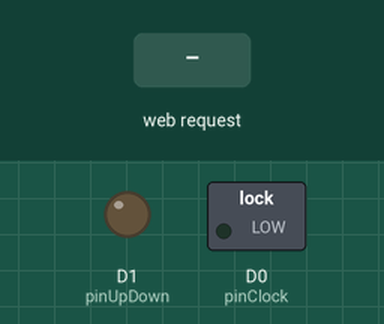
Bench run of a sketch on a simulated ESP8266 (NodeMCU). Shown: switched loads named in the sketch (green lamp = pin HIGH), output pins drawn as LEDs (lit = HIGH). Inputs (shaded band) come from the test bench. WiFi joins after 1.5 s; servers stay silent unless stated; what the sketch prints to the serial monitor is not drawn.

Above: at 2.7 s.
2.8 s: HTTP request GET /increase received
At 3.5 s:
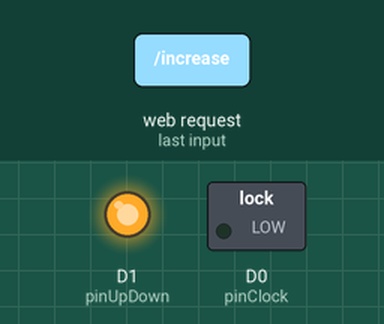
4.3 s: HTTP request GET /decrease received
At 5.8 s:
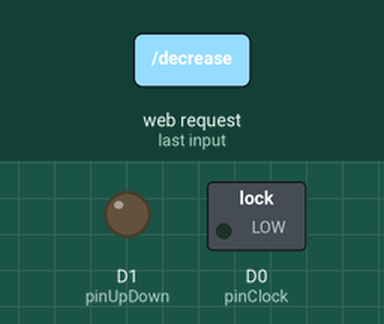
Timing chart, 0 to 7.3 s (numbered marks = the images above; inputs shaded):
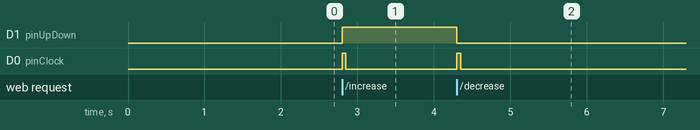

The sketch:

nodemcu.ino
```cpp
#include <ESP8266WiFi.h>
#include <WiFiServer.h>

#define pinClock D0
#define pinUpDown D1
#define pinReset D2

WiFiServer servidor(8080);
WiFiClient cliente;
int contagem = 0;

const char* ssid = "wifissid";
const char* password = "wifipassword";

void setup() {
  Serial.begin(9600);

  WiFi.mode(WIFI_STA);
  WiFi.begin(ssid, password);

  while (WiFi.status() != WL_CONNECTED) {
    delay(500);
    Serial.print(".");
  }

  Serial.println(WiFi.localIP());
  servidor.begin();

  pinMode(pinClock, OUTPUT);
  pinMode(pinUpDown, OUTPUT);
  pinMode(pinReset, OUTPUT);
}

void loop() {
  http();
}

void sendPulseSignal(int pin) {
  digitalWrite(pin, HIGH);
  delay(50);
  digitalWrite(pin, LOW);
  delay(50);
}

void http() {
  cliente = servidor.available();
  if (cliente == true) {
    String req = cliente.readStringUntil('\r');
    Serial.println(req);

    if (req.indexOf("/increase") > -1) {
      digitalWrite(pinUpDown, HIGH);
      if (contagem < 99){
        sendPulseSignal(pinClock);
        contagem += 1;
      }
    }

    if (req.indexOf("/decrease") > -1) {
      digitalWrite(pinUpDown, LOW);
      if (contagem > 0) {
        sendPulseSignal(pinClock);
        contagem -= 1;
      }
    }

    if (req.indexOf("/reset") > -1) {
      sendPulseSignal(pinReset);
      contagem = 0;
    }

    cliente.print(prepareHtmlPage(String(contagem)));
    delay(100);
  }
}

String prepareHtmlPage(String dado) {
  String htmlPage =
     String("HTTP/1.1 200 OK\r\n") +
            "Content-Type: text/html\r\n" +
            "Connection: close\r\n" +
            "\r\n" + dado;
  return htmlPage;
}
```

Measured:
- after the input at 2.8 s, D1 (pinUpDown): LOW → HIGH at once; D0 (pinClock): LOW → HIGH at once, → LOW 0.05 s later
- after the input at 4.3 s, D1 (pinUpDown): HIGH → LOW at once; D0 (pinClock): LOW → HIGH at once, → LOW 0.05 s later
